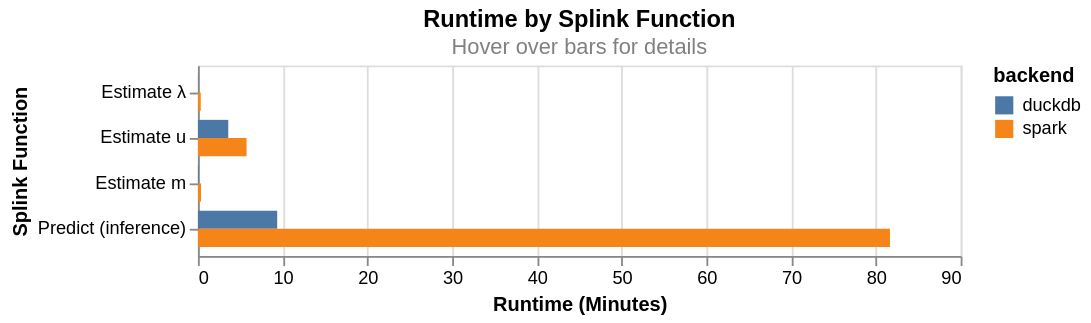

Vega-Lite specification stored for this chart:
### Vega-Lite specification from a JSON file in a GitHub repository (floating-point values rounded to 4 significant figures)
{"config": {"view": {"continuousWidth": 300, "continuousHeight": 300}}, "data": {"name": "data-79c6297f34e819af585c863b297e51e5"}, "mark": {"type": "bar", "size": 10}, "encoding": {"color": {"field": "backend", "sort": {"field": "benchmark_group1", "order": "descending"}, "type": "nominal"}, "tooltip": [{"field": "benchmark_function", "title": "Function", "type": "nominal"}, {"field": "mean_minutes", "title": "Minutes", "type": "quantitative"}, {"field": "instance_type", "title": "Instance Type", "type": "nominal"}, {"field": "duckdb_percentage_of_spark", "title": "Duckdb as percentage of spark", "type": "nominal"}, {"field": "duckdb_multiple_of_spark", "title": "Spark as multiple of duckdb", "type": "nominal"}], "x": {"axis": {"title": "Runtime (Minutes)"}, "field": "mean_minutes", "type": "quantitative"}, "y": {"axis": {"title": "Splink Function"}, "field": "benchmark_fn_short", "sort": {"field": "benchmark_group1", "order": "ascending"}, "type": "nominal"}, "yOffset": {"field": "backend", "sort": {"field": "benchmark_group1", "order": "descending"}, "type": "nominal"}}, "height": {"step": 10}, "title": {"text": ["Runtime by Splink Function"], "subtitle": ["Hover over bars for details"], "color": "black", "subtitleColor": "gray"}, "width": 420, "$schema": "https://vega.github.io/schema/vega-lite/v5.8.0.json", "datasets": {"data-79c6297f34e819af585c863b297e51e5": [{"mean_seconds": 0.8578, "benchmark_function": "estimate_probability_two_random_records_match", "benchmark_group1": 0, "instance_type": "c6g.4xlarge", "backend": "duckdb", "duckdb_percentage_of_spark": 0.0432, "duckdb_multiple_of_spark": 23.15, "mean_minutes": 0.0143, "benchmark_fn_short": "Estimate λ"}, {"mean_seconds": 214.7, "benchmark_function": "estimate_u", "benchmark_group1": 1, "instance_type": "c6g.4xlarge", "backend": "duckdb", "duckdb_percentage_of_spark": 0.6238, "duckdb_multiple_of_spark": 1.603, "mean_minutes": 3.579, "benchmark_fn_short": "Estimate u"}, {"mean_seconds": 5.347, "benchmark_function": "estimate_parameters_using_expectation_maximisation", "benchmark_group1": 2, "instance_type": "c6g.4xlarge", "backend": "duckdb", "duckdb_percentage_of_spark": 0.2474, "duckdb_multiple_of_spark": 4.042, "mean_minutes": 0.08912, "benchmark_fn_short": "Estimate m"}, {"mean_seconds": 561.1, "benchmark_function": "predict", "benchmark_group1": 3, "instance_type": "c6g.4xlarge", "backend": "duckdb", "duckdb_percentage_of_spark": 0.1145, "duckdb_multiple_of_spark": 8.732, "mean_minutes": 9.352, "benchmark_fn_short": "Predict (inference)"}, {"mean_seconds": 19.86, "benchmark_function": "estimate_probability_two_random_records_match", "benchmark_group1": 0, "instance_type": "c6gd.4xlarge", "backend": "spark", "duckdb_percentage_of_spark": 0.0432, "duckdb_multiple_of_spark": 23.15, "mean_minutes": 0.331, "benchmark_fn_short": "Estimate λ"}, {"mean_seconds": 344.2, "benchmark_function": "estimate_u", "benchmark_group1": 1, "instance_type": "c6gd.4xlarge", "backend": "spark", "duckdb_percentage_of_spark": 0.6238, "duckdb_multiple_of_spark": 1.603, "mean_minutes": 5.737, "benchmark_fn_short": "Estimate u"}, {"mean_seconds": 21.61, "benchmark_function": "estimate_parameters_using_expectation_maximisation", "benchmark_group1": 2, "instance_type": "c6gd.4xlarge", "backend": "spark", "duckdb_percentage_of_spark": 0.2474, "duckdb_multiple_of_spark": 4.042, "mean_minutes": 0.3602, "benchmark_fn_short": "Estimate m"}, {"mean_seconds": 4900.0, "benchmark_function": "predict", "benchmark_group1": 3, "instance_type": "c6gd.4xlarge", "backend": "spark", "duckdb_percentage_of_spark": 0.1145, "duckdb_multiple_of_spark": 8.732, "mean_minutes": 81.66, "benchmark_fn_short": "Predict (inference)"}]}}
